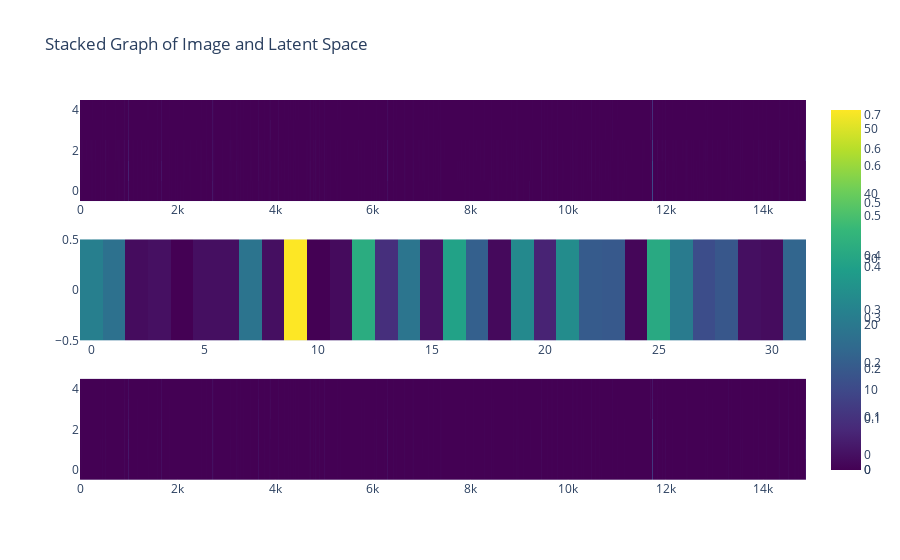

Notebook source saved alongside this figure:
### Code cell
e_ = e[0]  
z_ = z[0].reshape(1, -1) 
decoded_ = decoded[0]  



# Create subplot grid with vertical stacking
fig = sp.make_subplots(rows=3, cols=1, shared_xaxes=False, vertical_spacing=0.1)

# Add the original image as a heatmap-like plot
heatmap_trace1 = go.Heatmap(z=e_, colorscale='viridis')
fig.add_trace(heatmap_trace1, row=1, col=1)

# Add the latent representation as a heatmap-like plot
tensor_reshaped = z.reshape(1, -1)
heatmap_trace2 = go.Heatmap(z=z_, colorscale='viridis')
fig.add_trace(heatmap_trace2, row=2, col=1)

# Add the decoded image as a heatmap-like plot
heatmap_trace3 = go.Heatmap(z=decoded_, colorscale='viridis')
fig.add_trace(heatmap_trace3, row=3, col=1)

# Update layout
fig.update_layout(title='Stacked Graph of Image and Latent Space', showlegend=False)

# Update x-axis labels
#fig.update_xaxes(title_text='genes (normalized)', row=1, col=1)
#fig.update_xaxes(title_text='latent representation', row=2, col=1)
#fig.update_xaxes(title_text='genes (normalized)', row=3, col=1)

# Update y-axis labels
#fig.update_yaxes(title_text='timestamps', row=1, col=1)
#fig.update_yaxes(title_text='latent representation', row=2, col=1)
#fig.update_yaxes(title_text='timestamps', row=3, col=1)

fig.show()

### Figure 1 — Plotly figure (JSON) as saved in the notebook; plotly's stock layout.template omitted (floating-point values rounded to 4 significant figures; data arrays with more than 128 entries replaced by an {"elided": "..."} marker saying what was removed)
{"data": [{"colorscale": [[0, "#440154"], [0.1111, "#482878"], [0.2222, "#3e4989"], [0.3333, "#31688e"], [0.4444, "#26828e"], [0.5556, "#1f9e89"], [0.6667, "#35b779"], [0.7778, "#6ece58"], [0.8889, "#b5de2b"], [1, "#fde725"]], "type": "heatmap", "xaxis": "x", "yaxis": "y", "z": {"elided": "5x14876 float values"}}, {"colorscale": [[0, "#440154"], [0.1111, "#482878"], [0.2222, "#3e4989"], [0.3333, "#31688e"], [0.4444, "#26828e"], [0.5556, "#1f9e89"], [0.6667, "#35b779"], [0.7778, "#6ece58"], [0.8889, "#b5de2b"], [1, "#fde725"]], "type": "heatmap", "xaxis": "x2", "yaxis": "y2", "z": [[21.47, 18.24, -0.5651, 0.1343, -2.286, -0.07156, -0.1117, 18.89, -0.05685, 52.88, -2.264, -0.7758, 31.76, 5.187, 19.09, 0.3944, 29.31, 14.55, -1.001, 23.72, 3.125, 24.51, 13.51, 13.22, -1.472, 31.15, 20.52, 10.7, 12.65, -0.121, -0.5333, 15.73]]}, {"colorscale": [[0, "#440154"], [0.1111, "#482878"], [0.2222, "#3e4989"], [0.3333, "#31688e"], [0.4444, "#26828e"], [0.5556, "#1f9e89"], [0.6667, "#35b779"], [0.7778, "#6ece58"], [0.8889, "#b5de2b"], [1, "#fde725"]], "type": "heatmap", "xaxis": "x3", "yaxis": "y3", "z": {"elided": "5x14876 float values"}}], "layout": {"showlegend": false, "title": {"text": "Stacked Graph of Image and Latent Space"}, "xaxis": {"anchor": "y", "domain": [0, 1]}, "xaxis2": {"anchor": "y2", "domain": [0, 1]}, "xaxis3": {"anchor": "y3", "domain": [0, 1]}, "yaxis": {"anchor": "x", "domain": [0.7333, 1]}, "yaxis2": {"anchor": "x2", "domain": [0.3667, 0.6333]}, "yaxis3": {"anchor": "x3", "domain": [0, 0.2667]}}}
